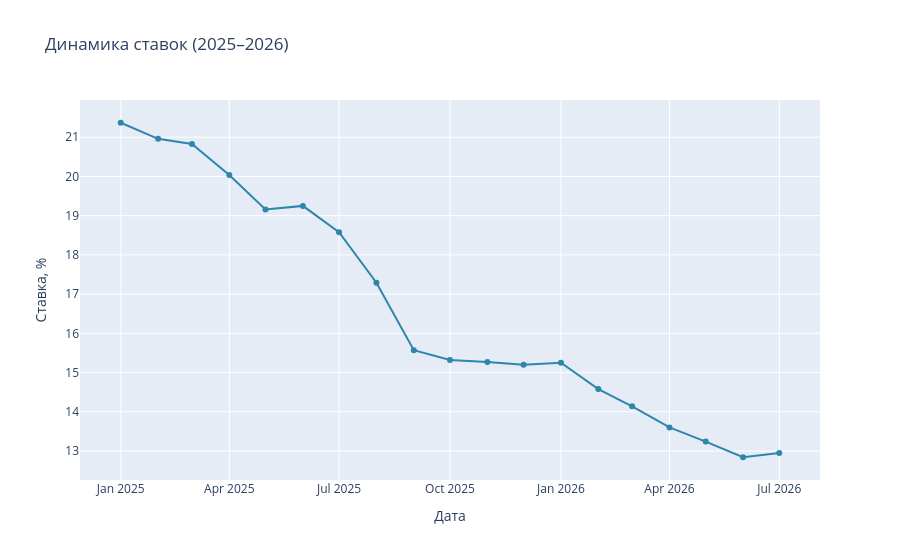

Source (notebook cell):
### Code cell
import plotly.express as px

fig = px.line(
    dep_rate,
    x='date',
    y='rate',
    title='Динамика ставок (2025–2026)',
    markers=True,
    color_discrete_sequence=['#2E86AB']
)
fig.update_xaxes(title='Дата')
fig.update_yaxes(title='Ставка, %')
fig.show()

### Figure 1 — Plotly figure (JSON) as saved in the notebook; plotly's stock layout.template omitted (floating-point values rounded to 4 significant figures)
{"data": [{"hovertemplate": "date=%{x}<br>rate=%{y}<extra></extra>", "legendgroup": "", "line": {"color": "#2E86AB", "dash": "solid"}, "marker": {"symbol": "circle"}, "mode": "lines+markers", "name": "", "orientation": "v", "showlegend": false, "type": "scatter", "x": ["2025-01-01T00:00:00.000000", "2025-02-01T00:00:00.000000", "2025-03-01T00:00:00.000000", "2025-04-01T00:00:00.000000", "2025-05-01T00:00:00.000000", "2025-06-01T00:00:00.000000", "2025-07-01T00:00:00.000000", "2025-08-01T00:00:00.000000", "2025-09-01T00:00:00.000000", "2025-10-01T00:00:00.000000", "2025-11-01T00:00:00.000000", "2025-12-01T00:00:00.000000", "2026-01-01T00:00:00.000000", "2026-02-01T00:00:00.000000", "2026-03-01T00:00:00.000000", "2026-04-01T00:00:00.000000", "2026-05-01T00:00:00.000000", "2026-06-01T00:00:00.000000", "2026-07-01T00:00:00.000000"], "xaxis": "x", "y": [21.37, 20.96, 20.83, 20.04, 19.16, 19.25, 18.58, 17.29, 15.57, 15.32, 15.27, 15.2, 15.25, 14.58, 14.14, 13.6, 13.24, 12.84, 12.95], "yaxis": "y"}], "layout": {"legend": {"tracegroupgap": 0}, "title": {"text": "Динамика ставок (2025–2026)"}, "xaxis": {"anchor": "y", "domain": [0, 1], "title": {"text": "Дата"}}, "yaxis": {"anchor": "x", "domain": [0, 1], "title": {"text": "Ставка, %"}}}}
